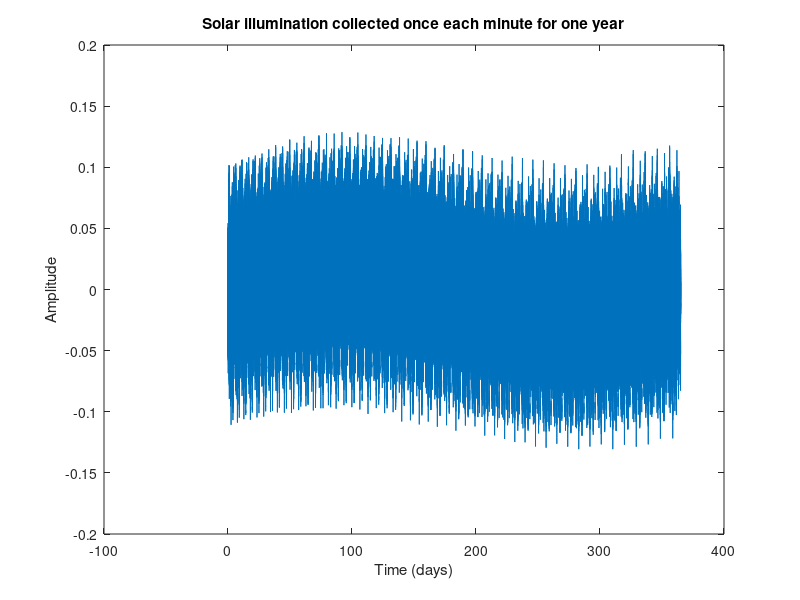

MATLAB code to generate this figure:
function [timepoints, signal] = generate_weather()
    t = logspace(-3, 3, 1000); % units of 1 day
    %x = normpdf(t,1,0.1) + 10*normpdf(t,365,1) + 10*normpdf(t,1/10,1);
    x = normpdf(t,1,0.05) + 50*normpdf(t,1/100,1).* t.^0.2 + 500*normpdf(t,365,10);
    x = x ./ sum(x);
%     figure
%     plot(t,x); hold on;
%     set(gca,'XScale','log')
%     title('Frequency spectrum for solar illumination')
%     xlabel('Frequency (day^{-1})')
%     ylabel('Amplitude')
    
    timepoints = 0:1/(60*24):365*2;
    signal = zeros(size(timepoints));
    for i=1:length(t)
        signal = signal + x(i) * sin((2*pi/t(i)).* timepoints);
    end
    timepoints = timepoints(365*24*60:end) - 365;
    signal = signal(365*24*60:end);
    figure
    plot(timepoints,signal); hold on;
    title('Solar illumination collected once each minute for one year')
    xlabel('Time (days)')
    ylabel('Amplitude')
    
%     Fs = 24;
%     T = 1/Fs;
%     L = length(timepoints) / 24;
%     NFFT = 2^nextpow2(L); % Next power of 2 from length of y
%     Y = fft(signal,NFFT)/L;
%     f = Fs/2*linspace(0,1,NFFT/2+1);
% 
%     % Plot single-sided amplitude spectrum.
%     figure
%     plot(f,2*abs(Y(1:NFFT/2+1))) 
%     title('Single-Sided Amplitude Spectrum of y(t)')
%     xlabel('Frequency (Hz)')
%     ylabel('|Y(f)|')
    
    
    


end